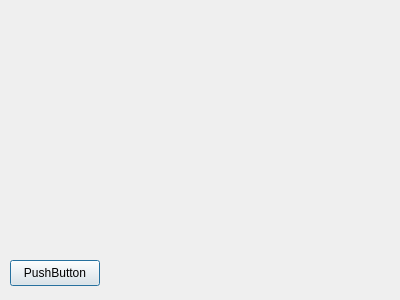
<?xml version="1.0" encoding="UTF-8"?>
<ui version="4.0">
 <class>Dialog</class>
 <widget class="QDialog" name="Dialog">
  <property name="geometry">
   <rect>
    <x>0</x>
    <y>0</y>
    <width>400</width>
    <height>300</height>
   </rect>
  </property>
  <property name="minimumSize">
   <size>
    <width>400</width>
    <height>300</height>
   </size>
  </property>
  <property name="windowTitle">
   <string>Dialog</string>
  </property>
  <widget class="QScrollArea" name="_scrollview">
   <property name="geometry">
    <rect>
     <x>10</x>
     <y>10</y>
     <width>380</width>
     <height>225</height>
    </rect>
   </property>
   <property name="minimumSize">
    <size>
     <width>380</width>
     <height>225</height>
    </size>
   </property>
   <property name="whatsThis">
    <string>Log view</string>
   </property>
   <property name="frameShape">
    <enum>QFrame::Box</enum>
   </property>
   <property name="frameShadow">
    <enum>QFrame::Plain</enum>
   </property>
   <property name="lineWidth">
    <number>0</number>
   </property>
   <property name="midLineWidth">
    <number>0</number>
   </property>
   <property name="widgetResizable">
    <bool>true</bool>
   </property>
   <widget class="QWidget" name="scrollAreaWidgetContents">
    <property name="geometry">
     <rect>
      <x>0</x>
      <y>0</y>
      <width>380</width>
      <height>225</height>
     </rect>
    </property>
   </widget>
  </widget>
  <widget class="QPushButton" name="pushButton">
   <property name="geometry">
    <rect>
     <x>10</x>
     <y>260</y>
     <width>90</width>
     <height>26</height>
    </rect>
   </property>
   <property name="text">
    <string>PushButton</string>
   </property>
  </widget>
 </widget>
 <resources/>
 <connections/>
</ui>
